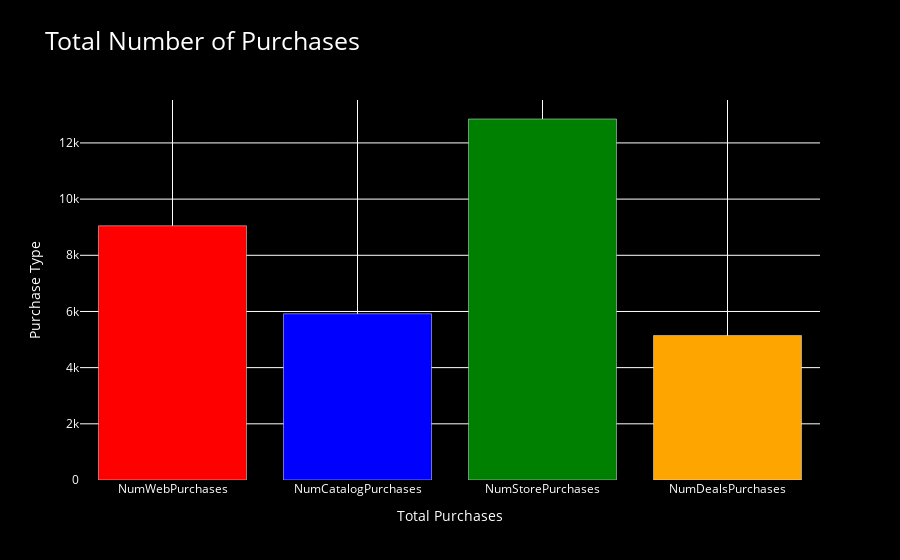

Source (notebook cell):
### Code cell
fig = go.Figure()

fig.add_trace(
    go.Bar(x=df_totals['Purchase Type'], y=df_totals['Total Purchases'], marker=dict(color=['red', 'blue', 'green', 'orange']))
)

fig.update_layout(
    title='Total Number of Purchases',
    yaxis_title='Purchase Type',
    xaxis_title='Total Purchases',
    title_font_size=25,
    plot_bgcolor='black',
    paper_bgcolor='black',
    font=dict(color='white')
)

fig.update_xaxes(showgrid=True, gridwidth=1, gridcolor='white', zeroline=False)
fig.update_yaxes(showgrid=True, gridwidth=1, gridcolor='white', zeroline=False)

fig.show()

### Figure 1 — Plotly figure (JSON) as saved in the notebook; plotly's stock layout.template omitted (floating-point values rounded to 4 significant figures)
{"data": [{"marker": {"color": ["red", "blue", "green", "orange"]}, "type": "bar", "x": ["NumWebPurchases", "NumCatalogPurchases", "NumStorePurchases", "NumDealsPurchases"], "y": [9050, 5918, 12852, 5145]}], "layout": {"autosize": true, "font": {"color": "white"}, "paper_bgcolor": "black", "plot_bgcolor": "black", "title": {"font": {"size": 25}, "text": "Total Number of Purchases"}, "xaxis": {"autorange": true, "gridcolor": "white", "gridwidth": 1, "range": [-0.5, 3.5], "showgrid": true, "title": {"text": "Total Purchases"}, "type": "category", "zeroline": false}, "yaxis": {"autorange": true, "gridcolor": "white", "gridwidth": 1, "range": [0, 13530.0], "showgrid": true, "title": {"text": "Purchase Type"}, "type": "linear", "zeroline": false}}}
